Frame 1 (no input): blank canvas, image omitted
Frame 60 (no input): blank canvas, image omitted
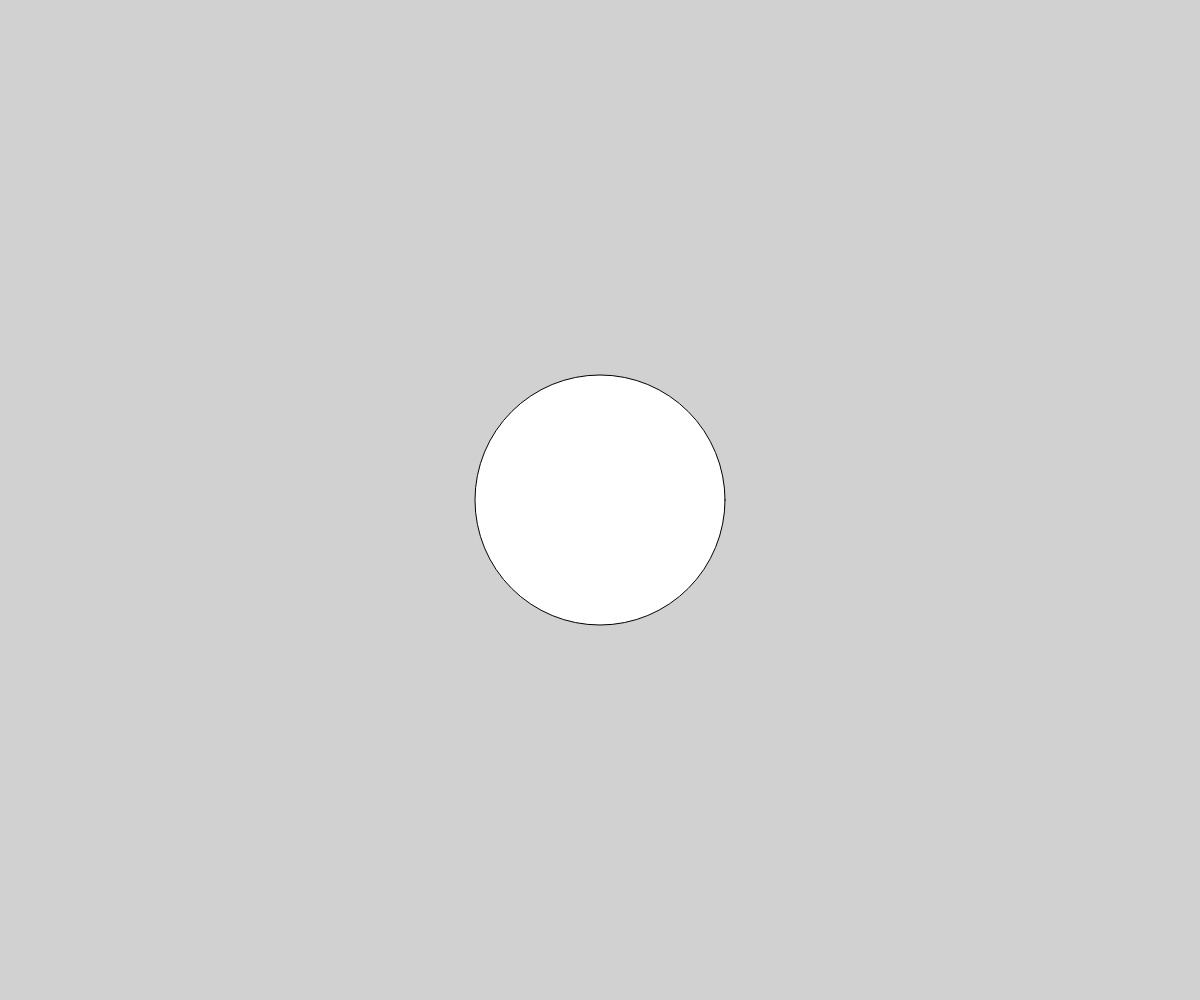
Frame 120 (the mouse pressed at the canvas centre since frame 60)

The p5.js sketch whose frames 1 and 60 were blank and that drew this single picture after the mouse press (run headless with seeded random() and noise() and a simulated clock; from frame 60 on, the mouse is pressed at the canvas centre):

// p5.js sketch
// ── sketch.js
var canvas;


function setup() {
    canvas = createCanvas(windowWidth,windowHeight);
    canvas.position(0,0);
    canvas.style('z-index', '-1');

}

function draw(){
    background("#D1D1D1");
    circle((mouseX), (mouseY), mouseY/2);

   
}

function windowResized(){
    resizeCanvas(windowWidth,windowHeight);
}
